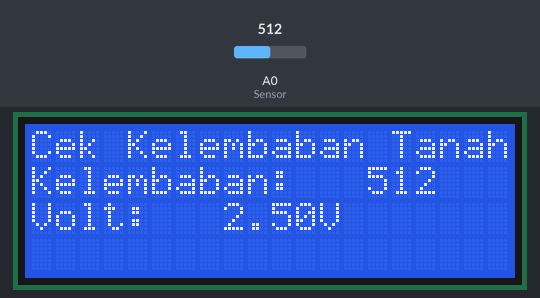
Recording of a sketch running on a simulated Arduino Uno, built with avr-gcc and run on an emulated ATmega328P. Shown: 20×4 character LCD. The test bench sets the inputs (shaded band); at power-on: A0 (Sensor) = 512.

Above: at 1.2 s.
1.3 s: A0 (Sensor) set to 716
At 2.5 s:
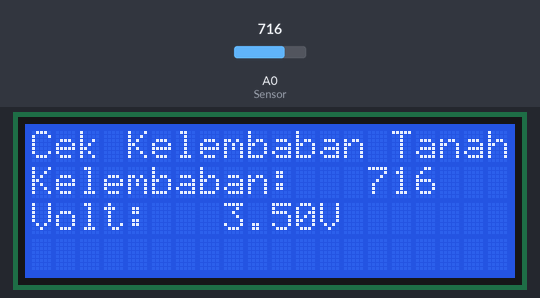
2.8 s: A0 (Sensor) set to 900
At 3.6 s:
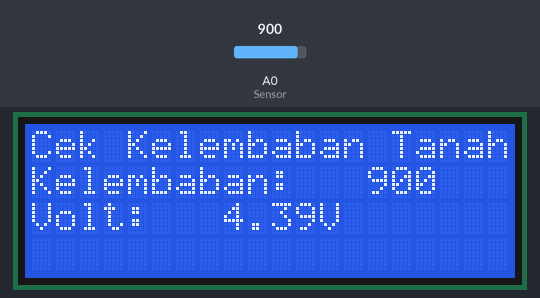
4.3 s: A0 (Sensor) set to 1023
At 4.7 s:
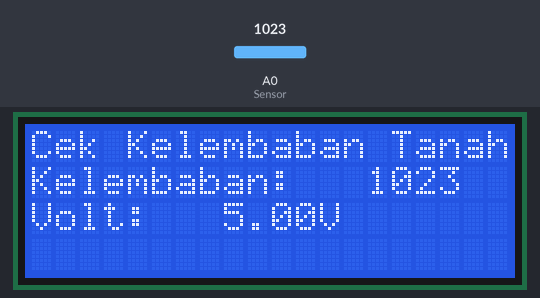
Timing chart, 0 to 7.3 s (numbered marks = the images above; inputs shaded):
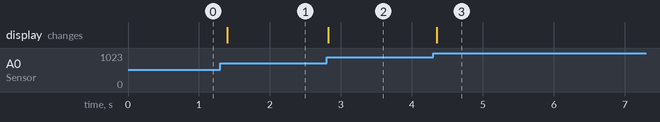

Measured:
- after the input at 1.3 s, the display: changes after 0.10 s (image 1)
- after the input at 2.8 s, the display: changes at once (image 2)
- after the input at 4.3 s, the display: changes after 0.05 s (image 3)

The sketch:

Unit_7_Sensor_Kelembaban.ino
```cpp
#include <LiquidCrystal.h>
LiquidCrystal lcd(13, 12, 11, 10, 9, 8);
int Sensor = A0;

void setup() {
  lcd.begin(20, 4);
  lcd.print("Cek Kelembaban Tanah");
  lcd.setCursor(0,1);
  lcd.print("Kelembaban: ");
  lcd.setCursor(0,2);
  lcd.print("Volt: ");
}

void loop() {
  int kelembaban = analogRead(Sensor);
  float volt = analogRead(Sensor)*0.0048828125;
  lcd.setCursor(14,1);
  lcd.print(kelembaban);
  lcd.setCursor(8, 2);
  lcd.print(volt);
  lcd.print("V");
  delay(100);
}
```
